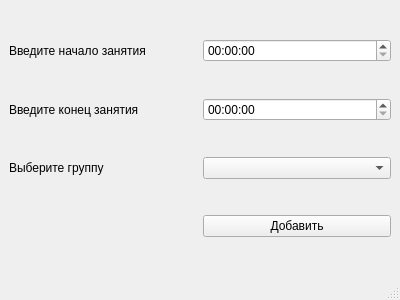
<?xml version="1.0" encoding="UTF-8"?>
<ui version="4.0">
 <class>AddClass</class>
 <widget class="QMainWindow" name="AddClass">
  <property name="geometry">
   <rect>
    <x>0</x>
    <y>0</y>
    <width>400</width>
    <height>300</height>
   </rect>
  </property>
  <property name="windowTitle">
   <string>Добавление занятия</string>
  </property>
  <widget class="QWidget" name="centralwidget">
   <layout class="QGridLayout" name="gridLayout">
    <item row="0" column="0">
     <widget class="QLabel" name="label_start">
      <property name="text">
       <string>Введите начало занятия</string>
      </property>
     </widget>
    </item>
    <item row="0" column="1">
     <widget class="QTimeEdit" name="time_start"/>
    </item>
    <item row="1" column="0">
     <widget class="QLabel" name="label_stop">
      <property name="text">
       <string>Введите конец занятия</string>
      </property>
     </widget>
    </item>
    <item row="1" column="1">
     <widget class="QTimeEdit" name="time_stop"/>
    </item>
    <item row="2" column="0">
     <widget class="QLabel" name="label_group">
      <property name="text">
       <string>Выберите группу</string>
      </property>
     </widget>
    </item>
    <item row="2" column="1">
     <widget class="QComboBox" name="group_box"/>
    </item>
    <item row="3" column="1">
     <widget class="QPushButton" name="pushButton">
      <property name="text">
       <string>Добавить</string>
      </property>
     </widget>
    </item>
   </layout>
  </widget>
  <widget class="QStatusBar" name="statusbar"/>
 </widget>
 <resources/>
 <connections/>
</ui>
